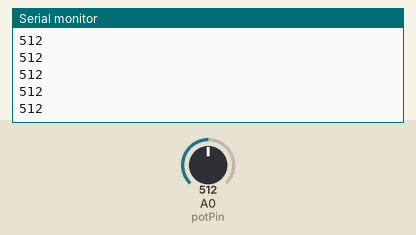
Bench run of a sketch on a simulated Arduino Uno, built with avr-gcc and run on an emulated ATmega328P. Parts: the last lines printed to the serial monitor. The test bench sets the inputs (shaded band); at power-on: A0 (potPin) = 512.

Above: at 11.2 s.
11.3 s: A0 (potPin) set to 716
At 12.2 s:
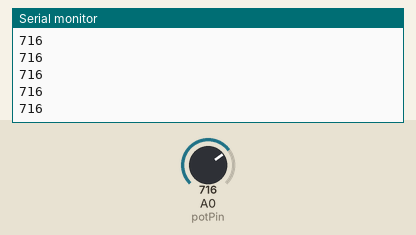
12.8 s: A0 (potPin) set to 900
At 13.9 s:
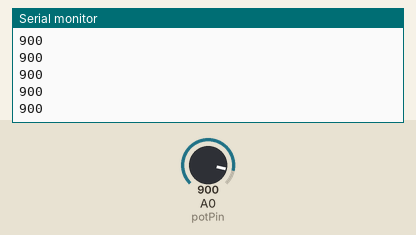
Timing chart, 0 to 15.8 s (numbered marks = the images above; inputs shaded):
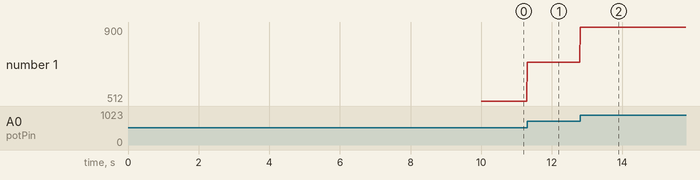

The sketch:

emg_board.ino
```cpp
const int potPin = A0;  // Define the analog input pin for the potentiometer

void setup() {
  delay(10000);
  Serial.begin(9600);   // Initialize serial communication at 9600 bps
}

void loop() {

  int sensorValue = analogRead(potPin); // Read the value from the potentiometer
  //float voltage = (sensorValue / 1023.0) * voltageReference;

  // Send the sensor value to the Serial Monitor for reference
  // Send the sensor value to the Serial Plotter
  Serial.println(sensorValue);

  long sr = 1000/170;
  delay(10); // Optional delay for smoother readings, adjust as needed
}
```

Measured:
- after the input at 11.3 s, the serial monitor: prints a new line at once (image 1)
- after the input at 12.8 s, the serial monitor: prints a new line at once (image 2)
- plotted number 1: 512 → 716 after the input at 11.3 s, 716 → 900 after the input at 12.8 s
